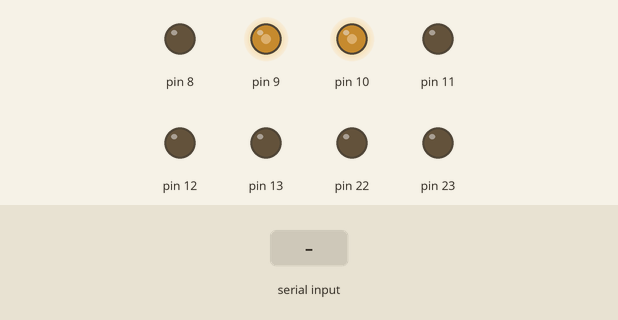
This sketch was run on a simulated Arduino Uno, built with avr-gcc and run on an emulated ATmega328P. Parts: output pins drawn as LEDs (lit = HIGH). The test bench sets the inputs (shaded band).

Above: at 1.2 s.
1.3 s: "90,45\n" received over Serial
At 3.2 s:
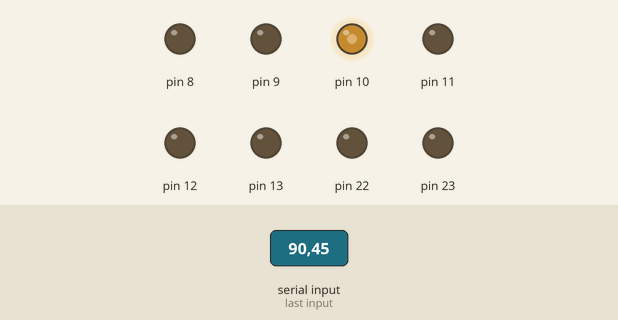
3.8 s: "30,150\n" received over Serial
At 4.3 s:
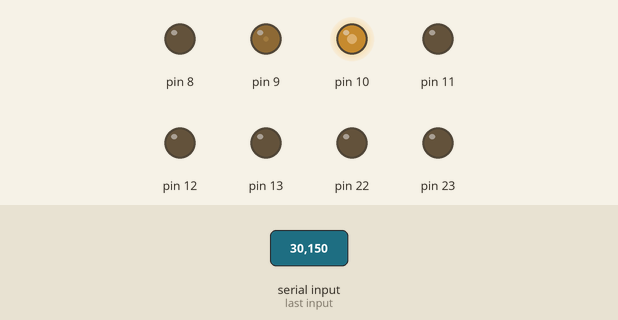
Timing chart, 0 to 6.8 s (numbered marks = the images above; inputs shaded):
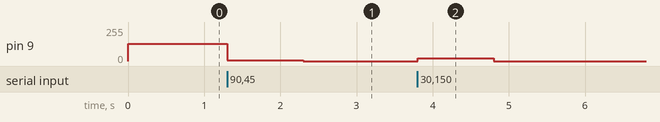

Measured:
- after the input at 1.3 s, pin 9: 128/255 → 6/255 at once, → 0/255 1.0 s later
- after the input at 3.8 s, pin 9: 0/255 → 19/255 at once, → 0/255 1.0 s later

The sketch:

timer1_example.ino
```cpp
#include <avr/interrupt.h>
#define CPU_CLK 16000000UL

int val;

void setup() {
  // put your setup code here, to run once:

  Serial.begin(115200);
  PORTB = 0x00;
  DDRB = 0xFF;

  // Initiate Timer Counter Registor
  TCCR1A = 0x00;
  TCCR1B = 0x00;


  TCCR1A |= (1<<COM1A1) | (1<<COM1B1) | (1<<WGM11);
  TCCR1B |= (1<<WGM13) | (1<<WGM11) | (1<<CS11);
  TCCR1C = 0;

  OCR1A = 1000;
  OCR1B = 1000;
  ICR1 = 2000;

}

void loop() {
  // put your main code here, to run repeatedly:
  if(Serial.available())
  {
    val = Serial.parseInt();
    OCR1A = val;
  }


}
```
